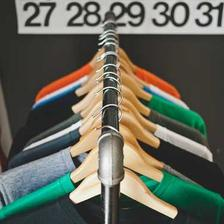
#> input picture assets/photos/p0001.jpg, 224 x 224 px; its folder holds only this picture in this run
$ python e_predict.py ../assets/photos/p0001.jpg
#> lines starting #> are read from the running program, lines starting #| are printed output that depends on the picture; after the words box and inside, x2 and y2 are one past the last pixel; in counts of white or black regions, pixels touching at a corner belong together
"""Cross-class predictive model: do cheap source features predict the atlas byte-saving
sign/magnitude across content classes better than a size-and-codec baseline?

The coupling account is descriptive. This tests whether it can be made PREDICTIVE from
features computable before any atlas is built. We assemble content classes with
deliberately diverse image statistics (natural + synthetic extremes), measure the
matched-quality atlas saving per (class, size, codec), extract per-set features, and run
leave-one-CLASS-out cross-validation: a rich-feature model vs a size+codec baseline.

Pre-stated success criterion (declared before running): the rich model counts as a win
only if, on held-out classes, its MAE is below 0.8x the baseline's AND its sign-accuracy
is strictly higher. Otherwise it is an honest negative reinforcing "measure, don't
predict."

Features (all source-computable, cheap): edge density (Sobel), DCT high-frequency energy
ratio, color-histogram entropy, mean unique colors per tile, inter-tile heterogeneity,
luminance variance. Plus the fixed-cost term F = 100*H*N/bytes_individual and 1/size.
"""
import io
import json
import math
from pathlib import Path

import numpy as np
from PIL import Image, ImageDraw

ROOT = Path(__file__).resolve().parent.parent
OUT = ROOT / "results" / "static" / "e_predict"
OUT.mkdir(parents=True, exist_ok=True)
SIZES = [56, 112, 224]
CODECS = ["jpeg", "webp"]
H = {"jpeg": 600, "webp": 30}
QUALITIES = [30, 50, 65, 80, 90]
N = 50
TARGET = 0.97
RNG = np.random.default_rng(0)

NATURAL = {
    "photos": ROOT / "assets" / "photos",
    "emoji": ROOT / "assets" / "emoji",
    "flags": ROOT / "assets_oos" / "flags",
    "robo": ROOT / "assets_oos" / "robo",
}


# ---------------- synthetic classes (extreme feature profiles) ----------------

# [4 lines left out: function synth_gradient, not called in this run]


def synth_noise(sz):
    return RNG.integers(0, 256, (sz, sz, 3), dtype=np.uint8)


# [24 lines left out: functions synth_ui, synth_product_white, not called in this run]


SYNTH = {"gradients": synth_gradient, "noise": synth_noise,
         "ui_mock": synth_ui, "product_white": synth_product_white}


def load_tiles(cls, size):
    if cls in NATURAL:
        d = NATURAL[cls]
        files = sorted(p for p in d.iterdir()
                       if p.suffix.lower() in (".jpg", ".jpeg", ".png", ".webp"))[:N]
        out = []
        for f in files:
            im = Image.open(f)
            if im.mode in ("RGBA", "LA", "P"):
                im = Image.alpha_composite(Image.new("RGBA", im.size, (255,) * 4),
                                           im.convert("RGBA"))
            out.append(np.asarray(im.convert("RGB").resize((size, size), Image.LANCZOS)))
        return out
    gen = SYNTH[cls]
    return [gen(size) for _ in range(N)]


# ---------------- SSIM + encode (matched-quality saving) ----------------

def _box(x, w):
    c = np.cumsum(np.cumsum(x, 0), 1); c = np.pad(c, ((1, 0), (1, 0)))
    return (c[w:, w:] - c[:-w, w:] + c[:-w, :-w] - c[w:, :-w]) / (w * w)


def ssim(a, b, window=8):
    ya = (0.299 * a[..., 0] + 0.587 * a[..., 1] + 0.114 * a[..., 2]).astype(np.float64)
    yb = (0.299 * b[..., 0] + 0.587 * b[..., 1] + 0.114 * b[..., 2]).astype(np.float64)
    w = min(window, ya.shape[0], ya.shape[1])
    C1, C2 = (0.01 * 255) ** 2, (0.03 * 255) ** 2
    ma, mb = _box(ya, w), _box(yb, w)
    vaa = _box(ya * ya, w) - ma * ma; vbb = _box(yb * yb, w) - mb * mb
    vab = _box(ya * yb, w) - ma * mb
    s = ((2 * ma * mb + C1) * (2 * vab + C2)) / ((ma * ma + mb * mb + C1) * (vaa + vbb + C2))
    return float(s.mean())


def enc(arr, codec, q):
    b = io.BytesIO(); im = Image.fromarray(arr)
    if codec == "jpeg":
        im.save(b, "JPEG", quality=q, optimize=True)
    else:
        im.save(b, "WEBP", quality=q, method=6)
    return b.getvalue()


def dec(d):
    return np.asarray(Image.open(io.BytesIO(d)).convert("RGB"))


def bd_saving(ind, atl):
    """Average byte saving of the atlas over individual across the common SSIM range
    (a Bjontegaard-style measure, always defined when the rate-distortion curves overlap).
    Positive = atlas needs fewer bytes at matched quality."""
    si = sorted(ind); sa = sorted(atl)
    xi = [p[0] for p in si]; bi = [math.log(p[1]) for p in si]
    xa = [p[0] for p in sa]; ba = [math.log(p[1]) for p in sa]
    lo, hi = max(min(xi), min(xa)), min(max(xi), max(xa))
    if hi <= lo:
        return None
    xs = np.linspace(lo, hi, 20)
    di = np.interp(xs, xi, bi); da = np.interp(xs, xa, ba)
    bd = 100 * (1 - math.exp(float(np.mean(da - di))))
    # coupling-sensitive: a high-quality point near the top of the common range, where
    # the shared-adaptive-state penalty bites hardest (guards against BD-rate dilution)
    hq_x = lo + 0.85 * (hi - lo)
    hq = 100 * (1 - math.exp(float(np.interp(hq_x, xa, ba) - np.interp(hq_x, xi, bi))))
    return round(bd, 2), round(hq, 2)


def saving(tiles, codec):
    th, tw = tiles[0].shape[:2]; n = len(tiles)
    cols = math.ceil(math.sqrt(n)); rows = math.ceil(n / cols)
    atlas = np.full((rows * th, cols * tw, 3), 255, np.uint8); coords = []
    for i, t in enumerate(tiles):
        r, c = divmod(i, cols); atlas[r * th:(r + 1) * th, c * tw:(c + 1) * tw] = t
        coords.append((r * th, c * tw))
    ind, atl = [], []
    for q in QUALITIES:
        tot, sl = 0, []
        for t in tiles:
            d = enc(t, codec, q); tot += len(d); sl.append(ssim(t, dec(d)))
        ind.append((float(np.mean(sl)), tot))
        d = enc(atlas, codec, q); dd = dec(d)
        sl = [ssim(t, dd[y:y + th, x:x + tw]) for t, (y, x) in zip(tiles, coords)]
        atl.append((float(np.mean(sl)), len(d)))
    ind_bytes = ind[3][1]  # q80 individual total, for the fixed-cost feature
    r = bd_saving(ind, atl)
    return (r, ind_bytes) if r else (None, ind_bytes)


# ---------------- features ----------------

def features(tiles):
    T = np.stack(tiles).astype(np.float32)
    gray = 0.299 * T[..., 0] + 0.587 * T[..., 1] + 0.114 * T[..., 2]
    # edge density (Sobel magnitude)
    gx = np.abs(np.diff(gray, axis=2)).mean(); gy = np.abs(np.diff(gray, axis=1)).mean()
    edge = float((gx + gy) / 2 / 255)
    # DCT/FFT high-frequency energy ratio (per tile, averaged)
    hf = []
    for g in gray:
        F = np.abs(np.fft.fftshift(np.fft.fft2(g))) ** 2
        c = np.array(F.shape) // 2; r = min(F.shape) // 8
        yy, xx = np.ogrid[:F.shape[0], :F.shape[1]]
        low = ((yy - c[0]) ** 2 + (xx - c[1]) ** 2) <= r * r
        hf.append(float(F[~low].sum() / (F.sum() + 1e-9)))
    dct_hf = float(np.mean(hf))
    # color histogram entropy (3 bits/channel)
    q = (T // 32).astype(np.int32)
    idx = (q[..., 0] * 64 + q[..., 1] * 8 + q[..., 2]).ravel()
    h = np.bincount(idx, minlength=512).astype(np.float64); h /= h.sum()
    ent = float(-(h[h > 0] * np.log2(h[h > 0])).sum())
    # mean unique colors per tile
    uniq = float(np.mean([len(np.unique(t.reshape(-1, 3), axis=0)) for t in tiles]))
    # inter-tile heterogeneity (12x12 thumbnails)
    thumb = np.stack([np.asarray(Image.fromarray(t).resize((12, 12), Image.BILINEAR),
                                 np.float32).ravel() / 255 for t in tiles])
    d = np.sqrt(((thumb[:, None] - thumb[None]) ** 2).sum(-1))
    hetero = float(d[np.triu_indices(len(thumb), 1)].mean() / np.sqrt(thumb.shape[1]))
    lum_var = float(np.mean([g.var() for g in gray]) / (255 ** 2))
    return {"edge": edge, "dct_hf": dct_hf, "hist_ent": ent, "uniq": uniq / 1000,
            "hetero": hetero, "lum_var": lum_var}


def build_cells():
    classes = list(NATURAL) + list(SYNTH)
    cells = []
    for cls in classes:
        for size in SIZES:
            tiles = load_tiles(cls, size)
#> in load_tiles, im is the input picture: PIL image 224x224 RGB; mean R, G, B 99.6, 102.3, 90.5
#> tiles = 1 item
            feat = features(tiles)
#> in features, `gx = np.abs(np.diff(gray, axis=2)).mean()`: gx = 22.36
#> in features, `gy = np.abs(np.diff(gray, axis=1)).mean()`: gy = 26.7
#> in features, `edge = float((gx + gy) / 2 / 255)`: edge = 0.0962
#> the loop in features, `for g in gray:` made 1 pass
#> (c, r) on pass 1: ([28, 28], 7)
#> pass 1, in features, `low = ((yy - c[0]) ** 2 + (xx - c[1]) ** 2) <= r * r`:
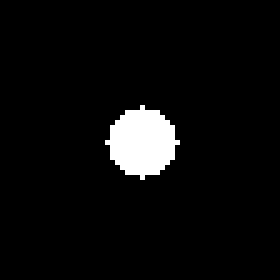
#> low: shape (56, 56) bool (shown 5 times larger); 4.8% white; 1 white region, box (x1, y1, x2, y2) and area: (21, 21, 36, 36) 149
#> after the loop in features, `for g in gray:`: hf = [0.101]
#> in features, `dct_hf = float(np.mean(hf))`: dct_hf = 0.101
#> in features, `idx = (q[..., 0] * 64 + q[..., 1] * 8 + q[..., 2]).ravel()`: idx = 3136 values, max 511 at index 130, min 0 at index 143, mean 192.5
#> in features, `h = np.bincount(idx, minlength=512).astype(np.float64)`: h = 512 values, max 1084 at index 73, min 0 at index 2, mean 6.12
#> in features, `h /= h.sum()`: h = 512 values, max 0.346 at index 73, min 0 at index 2, mean 0.00195
#> in features, `ent = float(-(h[h > 0] * np.log2(h[h > 0])).sum())`: ent = 4.7
#> in features, `uniq = float(np.mean([len(np.unique(t.reshape(-1, 3), axis=0)) for t i..`: uniq = 2470
#> in features, `d = np.sqrt(((thumb[:, None] - thumb[None]) ** 2).sum(-1))`: d = [0]
#> in features, `hetero = float(d[np.triu_indices(len(thumb), 1)].mean() / np.sqrt(thum..`: hetero = nan
#> in features, `lum_var = float(np.mean([g.var() for g in gray]) / (255 ** 2))`: lum_var = 0.0551
#> feat = {'edge': 0.0962, 'dct_hf': 0.101, 'hist_ent': 4.7, 'uniq': 2.47, 'hetero': nan, 'lum_var': 0.0551}
            for codec in CODECS:
                sv, ind_bytes = saving(tiles, codec)
#> in saving, `n = len(tiles)`: n = 1
#> in saving, `atlas = np.full((rows * th, cols * tw, 3), 255, np.uint8)`: atlas: shape (56, 56, 3); every value is 255
#> the loop in saving, `for i, t in enumerate(tiles):` made 1 pass
#> (r, c) on pass 1: (0, 0)
#> after the loop in saving, `for i, t in enumerate(tiles):`:
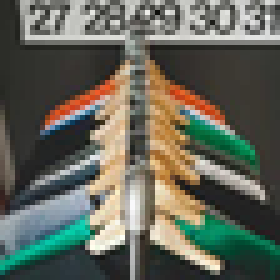
#> atlas: shape (56, 56, 3) (shown 5 times larger); mean of channels 0, 1, 2 99.5, 102.1, 90.3; drawn as R, G, B
#> after the loop in saving, `for i, t in enumerate(tiles):`: coords = [(0, 0)]
#> in saving, `tot += len(d)`: tot = 937
#> in _box, `c = np.cumsum(np.cumsum(x, 0), 1)`:
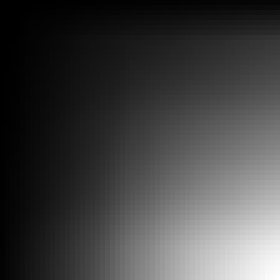
#> c: shape (56, 56) float64 (shown 5 times larger); min 42.13, max 313631.9, mean 81354.8; drawn with min black and max white
#> call 3 of _box, with w = 8
#> in _box (call 3), `return (c[w:, w:] - c[:-w, w:] + c[:-w, :-w] - c[w:, :-w]) / (w * w)`:
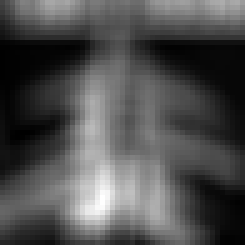
#> returned value: shape (49, 49) float64 (shown 5 times larger); min 1910.9, max 43046.6, mean 14699.2; drawn with min black and max white
#> in ssim, `vaa = _box(ya * ya, w) - ma * ma`:
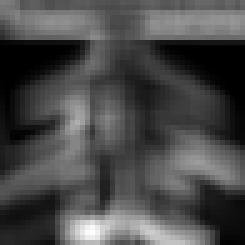
#> vaa: shape (49, 49) float64 (shown 5 times larger); min 0.785, max 7879.9, mean 2283.5; drawn with min black and max white
#> in _box (call 5), `c = np.cumsum(np.cumsum(x, 0), 1)`:
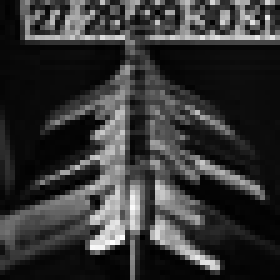
#> x: shape (56, 56) float64 (shown 5 times larger); min 26.86, max 63952.2, mean 13427.5; drawn with min black and max white
#> in ssim, `s = ((2 * ma * mb + C1) * (2 * vab + C2)) / ((ma * ma + mb * mb + C1) ..`:
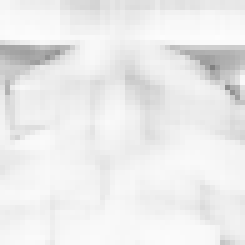
#> s: shape (49, 49) float64 (shown 5 times larger); min 0.502, max 0.992, mean 0.926
#> in saving, `sl = [ssim(t, dd[y:y + th, x:x + tw]) for t, (y, x) in zip(tiles, coor..`: sl = [0.926]
#> in saving, `ind_bytes = ind[3][1]`: ind_bytes = 1698
#> in bd_saving, `si = sorted(ind)`: si = [(0.926, 937), (0.945, 1167), (0.964, 1357), (0.979, 1698), (0.993, 2243)]
#> in bd_saving, `sa = sorted(atl)`: sa has the same summary as si
#> in bd_saving, `xi = [p[0] for p in si]`: xi = [0.926, 0.945, 0.964, 0.979, 0.993]
#> in bd_saving, `bi = [math.log(p[1]) for p in si]`: bi = [6.84, 7.06, 7.21, 7.44, 7.72]
#> in bd_saving, `xa = [p[0] for p in sa]`: xa = [0.926, 0.945, 0.964, 0.979, 0.993]
#> in bd_saving, `ba = [math.log(p[1]) for p in sa]`: ba = [6.84, 7.06, 7.21, 7.44, 7.72]
#> in bd_saving, `lo, hi = max(min(xi), min(xa)), min(max(xi), max(xa))`: lo = 0.926; hi = 0.993
#> in bd_saving, `di = np.interp(xs, xi, bi)`: di = 20 values from 6.84 to 7.72
#> in bd_saving, `bd = 100 * (1 - math.exp(float(np.mean(da - di))))`: bd = 0
#> in bd_saving, `hq_x = lo + 0.85 * (hi - lo)`: hq_x = 0.983
#> in bd_saving, `hq = 100 * (1 - math.exp(float(np.interp(hq_x, xa, ba) - np.interp(hq_..`: hq = 0
#> in saving, `r = bd_saving(ind, atl)`: r = (0, 0)
#> sv = (0, 0); ind_bytes = 1698
                if sv is None:
                    continue
                bd, hq = sv
#> bd = 0; hq = 0
                # probe-encode: measure the saving on a cheap k-tile pilot (a real
                # measurement, not a source-statistic prediction). Does a tiny probe
                # predict the full-set saving better than the six source features?
                p10 = saving(tiles[:10], codec)[0]
#> the loop in saving (call 2), `for i, t in enumerate(tiles):` made 1 pass
#> p10 = (0, 0)
                p20 = saving(tiles[:20], codec)[0]
#> p20 = (0, 0)
                cells.append({"cls": cls, "size": size, "codec": codec,
                              "saving": bd, "saving_hq": hq,
                              "probe10": p10[0] if p10 else None,
                              "probe20": p20[0] if p20 else None,
                              "F": 100 * H[codec] * len(tiles) / ind_bytes,
                              "inv_size": 1.0 / size, **feat})
                print(f"  {cls:14} {size:>3} {codec:5} full={bd:+.1f} "
                      f"probe10={p10[0] if p10 else None} probe20={p20[0] if p20 else None}",
                      flush=True)
#|   photos          56 jpeg  full=+0.0 probe10=0.0 probe20=0.0
    json.dump(cells, (OUT / "cells.json").open("w"), indent=1)
    return cells


# ---------------- leave-one-class-out evaluation ----------------

FEATS = ["edge", "dct_hf", "hist_ent", "uniq", "hetero", "lum_var"]


# [37 lines left out: functions design, evaluate_target, not called in this run]


def _spearman(a, b):
    ra = np.argsort(np.argsort(a)); rb = np.argsort(np.argsort(b))
    return float(np.corrcoef(ra, rb)[0, 1])


# [46 lines left out: functions evaluate_probe, evaluate, not called in this run]


if __name__ == "__main__":
    import sys
    if "--eval-only" in sys.argv:   # re-score from saved cells.json, no re-encoding
        cells = json.load((OUT / "cells.json").open())
    else:
#> (the run stopped early here; a loop or call above may not have finished)
